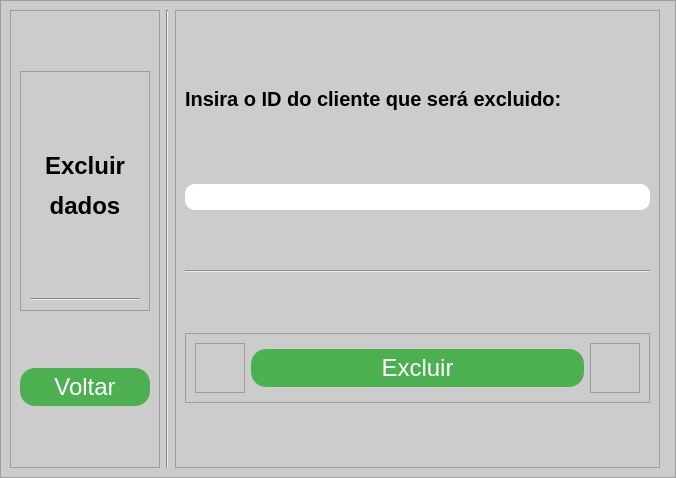
<?xml version="1.0" encoding="UTF-8"?>
<ui version="4.0">
 <class>InsertWindow</class>
 <widget class="QMainWindow" name="InsertWindow">
  <property name="geometry">
   <rect>
    <x>0</x>
    <y>0</y>
    <width>676</width>
    <height>478</height>
   </rect>
  </property>
  <property name="minimumSize">
   <size>
    <width>676</width>
    <height>478</height>
   </size>
  </property>
  <property name="maximumSize">
   <size>
    <width>676</width>
    <height>478</height>
   </size>
  </property>
  <property name="windowTitle">
   <string>Excluir dados</string>
  </property>
  <widget class="QWidget" name="centralwidget">
   <property name="minimumSize">
    <size>
     <width>0</width>
     <height>0</height>
    </size>
   </property>
   <layout class="QVBoxLayout" name="verticalLayout">
    <property name="spacing">
     <number>0</number>
    </property>
    <property name="leftMargin">
     <number>0</number>
    </property>
    <property name="topMargin">
     <number>0</number>
    </property>
    <property name="rightMargin">
     <number>0</number>
    </property>
    <property name="bottomMargin">
     <number>0</number>
    </property>
    <item>
     <widget class="QFrame" name="frame">
      <property name="minimumSize">
       <size>
        <width>0</width>
        <height>0</height>
       </size>
      </property>
      <property name="maximumSize">
       <size>
        <width>6526262</width>
        <height>16777215</height>
       </size>
      </property>
      <property name="styleSheet">
       <string notr="true">background-color: rgb(204, 204, 204);</string>
      </property>
      <property name="frameShape">
       <enum>QFrame::StyledPanel</enum>
      </property>
      <property name="frameShadow">
       <enum>QFrame::Raised</enum>
      </property>
      <layout class="QHBoxLayout" name="horizontalLayout">
       <item>
        <widget class="QFrame" name="frame_2">
         <property name="minimumSize">
          <size>
           <width>150</width>
           <height>0</height>
          </size>
         </property>
         <property name="maximumSize">
          <size>
           <width>150</width>
           <height>16777215</height>
          </size>
         </property>
         <property name="frameShape">
          <enum>QFrame::StyledPanel</enum>
         </property>
         <property name="frameShadow">
          <enum>QFrame::Raised</enum>
         </property>
         <layout class="QVBoxLayout" name="verticalLayout_3">
          <item>
           <widget class="QFrame" name="frame_8">
            <property name="maximumSize">
             <size>
              <width>16777215</width>
              <height>240</height>
             </size>
            </property>
            <property name="frameShape">
             <enum>QFrame::StyledPanel</enum>
            </property>
            <property name="frameShadow">
             <enum>QFrame::Raised</enum>
            </property>
            <layout class="QVBoxLayout" name="verticalLayout_4">
             <item>
              <widget class="QLabel" name="tit_main">
               <property name="text">
                <string>&lt;html&gt;&lt;head/&gt;&lt;body&gt;&lt;p align=&quot;center&quot;&gt;&lt;span style=&quot; font-size:18pt; font-weight:600;&quot;&gt;Excluir&lt;/span&gt;&lt;/p&gt;&lt;p align=&quot;center&quot;&gt;&lt;span style=&quot; font-size:18pt; font-weight:600;&quot;&gt;dados&lt;/span&gt;&lt;/p&gt;&lt;/body&gt;&lt;/html&gt;</string>
               </property>
              </widget>
             </item>
             <item>
              <widget class="Line" name="line_3">
               <property name="orientation">
                <enum>Qt::Horizontal</enum>
               </property>
              </widget>
             </item>
            </layout>
           </widget>
          </item>
          <item>
           <widget class="QPushButton" name="botao_voltar">
            <property name="styleSheet">
             <string notr="true">QPushButton{
padding: 5px 25px;
font-size: 24px;
text-align: center;
color: #fff;
background-color: #4CAF50;
border-radius: 15px;
}


QPushButton:hover{
background-color: green;
}



QPushButton:pressed{
  background-color: #3e8e41;
}</string>
            </property>
            <property name="text">
             <string>Voltar</string>
            </property>
            <property name="icon">
             <iconset>
              <normaloff>Icons/Setapratras-removebg-preview.png</normaloff>Icons/Setapratras-removebg-preview.png</iconset>
            </property>
            <property name="iconSize">
             <size>
              <width>25</width>
              <height>15</height>
             </size>
            </property>
           </widget>
          </item>
         </layout>
        </widget>
       </item>
       <item>
        <widget class="Line" name="line_2">
         <property name="orientation">
          <enum>Qt::Vertical</enum>
         </property>
        </widget>
       </item>
       <item>
        <widget class="QFrame" name="frame_4">
         <property name="frameShape">
          <enum>QFrame::StyledPanel</enum>
         </property>
         <property name="frameShadow">
          <enum>QFrame::Raised</enum>
         </property>
         <layout class="QVBoxLayout" name="verticalLayout_2">
          <item>
           <widget class="QLabel" name="titulo_main">
            <property name="maximumSize">
             <size>
              <width>16777215</width>
              <height>50</height>
             </size>
            </property>
            <property name="styleSheet">
             <string notr="true">background-color: rgb(204, 204, 204);
font-size:20px;
font-weight: bold;
</string>
            </property>
            <property name="text">
             <string>Insira o ID do cliente que será excluido:</string>
            </property>
           </widget>
          </item>
          <item>
           <widget class="QLineEdit" name="input_idcliente">
            <property name="maximumSize">
             <size>
              <width>656566</width>
              <height>16777215</height>
             </size>
            </property>
            <property name="styleSheet">
             <string notr="true">
QLineEdit{
font-size: 20px;
text-align: center;
border-radius: 10px;
background-color: rgb(255, 255, 255);
}</string>
            </property>
           </widget>
          </item>
          <item>
           <widget class="Line" name="line">
            <property name="orientation">
             <enum>Qt::Horizontal</enum>
            </property>
           </widget>
          </item>
          <item>
           <widget class="QFrame" name="frame_5">
            <property name="maximumSize">
             <size>
              <width>16777215</width>
              <height>70</height>
             </size>
            </property>
            <property name="frameShape">
             <enum>QFrame::StyledPanel</enum>
            </property>
            <property name="frameShadow">
             <enum>QFrame::Raised</enum>
            </property>
            <layout class="QHBoxLayout" name="horizontalLayout_2">
             <item>
              <widget class="QFrame" name="frame_6">
               <property name="maximumSize">
                <size>
                 <width>50</width>
                 <height>16777215</height>
                </size>
               </property>
               <property name="frameShape">
                <enum>QFrame::StyledPanel</enum>
               </property>
               <property name="frameShadow">
                <enum>QFrame::Raised</enum>
               </property>
              </widget>
             </item>
             <item>
              <widget class="QPushButton" name="botao_excluir">
               <property name="styleSheet">
                <string notr="true">QPushButton{
padding: 5px 25px;
font-size: 24px;
text-align: center;
color: #fff;
background-color: #4CAF50;
border-radius: 15px;
}


QPushButton:hover{
background-color: green;
}



QPushButton:pressed{
  background-color: #3e8e41;
}</string>
               </property>
               <property name="text">
                <string>Excluir</string>
               </property>
               <property name="icon">
                <iconset>
                 <normaloff>Icons/deleteicon-removebg-preview-removebg-preview.png</normaloff>Icons/deleteicon-removebg-preview-removebg-preview.png</iconset>
               </property>
               <property name="iconSize">
                <size>
                 <width>40</width>
                 <height>25</height>
                </size>
               </property>
              </widget>
             </item>
             <item>
              <widget class="QFrame" name="frame_7">
               <property name="maximumSize">
                <size>
                 <width>50</width>
                 <height>16777215</height>
                </size>
               </property>
               <property name="frameShape">
                <enum>QFrame::StyledPanel</enum>
               </property>
               <property name="frameShadow">
                <enum>QFrame::Raised</enum>
               </property>
              </widget>
             </item>
            </layout>
           </widget>
          </item>
         </layout>
        </widget>
       </item>
       <item>
        <widget class="QFrame" name="frame_3">
         <property name="minimumSize">
          <size>
           <width>0</width>
           <height>0</height>
          </size>
         </property>
         <property name="maximumSize">
          <size>
           <width>150</width>
           <height>16777215</height>
          </size>
         </property>
         <property name="frameShape">
          <enum>QFrame::StyledPanel</enum>
         </property>
         <property name="frameShadow">
          <enum>QFrame::Raised</enum>
         </property>
        </widget>
       </item>
      </layout>
     </widget>
    </item>
   </layout>
  </widget>
 </widget>
 <resources/>
 <connections/>
</ui>
